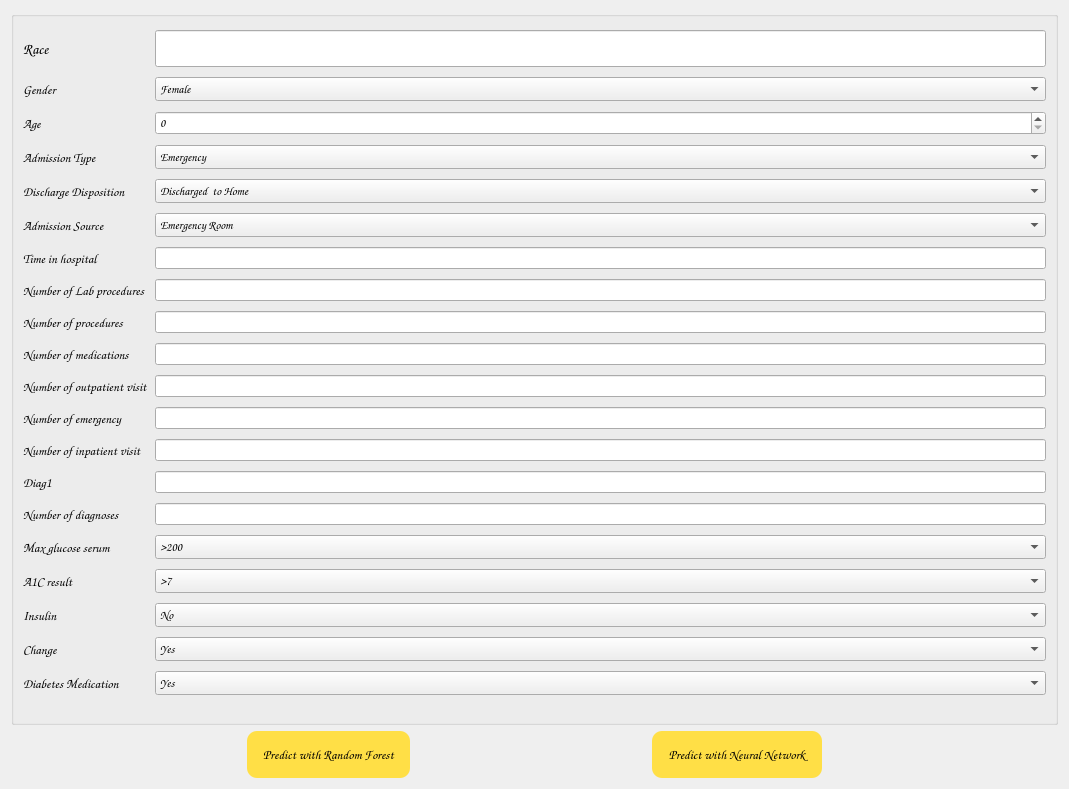
      <widget class="QWidget" name="scrollAreaWidgetContents_2">
       <property name="geometry">
        <rect>
         <x>0</x>
         <y>0</y>
         <width>1069</width>
         <height>789</height>
        </rect>
       </property>
       <layout class="QGridLayout" name="gridLayout_6">
        <item row="0" column="0" colspan="5">
         <layout class="QGridLayout" name="gridLayout_5">
          <item row="2" column="0">
           <widget class="QGroupBox" name="groupBox">
            <property name="font">
             <font>
              <family>Comic Sans MS</family>
              <pointsize>18</pointsize>
              <weight>75</weight>
              <italic>true</italic>
              <bold>true</bold>
             </font>
            </property>
            <property name="autoFillBackground">
             <bool>false</bool>
            </property>
            <property name="styleSheet">
             <string notr="true">color:rgb(255, 0, 127);</string>
            </property>
            <property name="title">
             <string/>
            </property>
            <property name="alignment">
             <set>Qt::AlignCenter</set>
            </property>
            <property name="flat">
             <bool>false</bool>
            </property>
            <layout class="QGridLayout" name="gridLayout_4">
             <item row="0" column="1">
              <widget class="QLineEdit" name="lineEdit_race">
               <property name="font">
                <font>
                 <pointsize>19</pointsize>
                </font>
               </property>
               <property name="styleSheet">
                <string notr="true"/>
               </property>
               <property name="text">
                <string/>
               </property>
               <property name="cursorMoveStyle">
                <enum>Qt::LogicalMoveStyle</enum>
               </property>
              </widget>
             </item>
             <item row="1" column="0">
              <widget class="QLabel" name="label_25">
               <property name="font">
                <font>
                 <family>Comic Sans MS</family>
                 <pointsize>10</pointsize>
                </font>
               </property>
               <property name="styleSheet">
                <string notr="true">color:black;</string>
               </property>
               <property name="text">
                <string>Gender</string>
               </property>
              </widget>
             </item>
             <item row="0" column="0">
              <widget class="QLabel" name="label_24">
               <property name="font">
                <font>
                 <family>Comic Sans MS</family>
                 <pointsize>11</pointsize>
                </font>
               </property>
               <property name="styleSheet">
                <string notr="true">color:black;</string>
               </property>
               <property name="text">
                <string>Race</string>
               </property>
              </widget>
             </item>
             <item row="1" column="1">
              <widget class="QComboBox" name="comboBox_gender">
               <property name="font">
                <font>
                 <family>Comic Sans MS</family>
                 <pointsize>9</pointsize>
                </font>
               </property>
               <property name="styleSheet">
                <string notr="true">color:black;
</string>
               </property>
               <property name="sizeAdjustPolicy">
                <enum>QComboBox::AdjustToContents</enum>
               </property>
               <item>
                <property name="text">
                 <string>Female</string>
                </property>
               </item>
               <item>
                <property name="text">
                 <string>Male</string>
                </property>
               </item>
              </widget>
             </item>
             <item row="2" column="0">
              <widget class="QLabel" name="label_26">
               <property name="font">
                <font>
                 <family>Comic Sans MS</family>
                 <pointsize>10</pointsize>
                </font>
               </property>
               <property name="styleSheet">
                <string notr="true">color:black;</string>
               </property>
               <property name="text">
                <string>Age</string>
               </property>
              </widget>
             </item>
             <item row="3" column="0">
              <widget class="QLabel" name="label_27">
               <property name="font">
                <font>
                 <family>Comic Sans MS</family>
                 <pointsize>10</pointsize>
                </font>
               </property>
               <property name="styleSheet">
                <string notr="true">color:black;</string>
               </property>
               <property name="text">
                <string>Admission Type</string>
               </property>
              </widget>
             </item>
             <item row="3" column="1">
              <widget class="QComboBox" name="comboBox_admissionType">
               <property name="font">
                <font>
                 <family>Comic Sans MS</family>
                 <pointsize>9</pointsize>
                </font>
               </property>
               <property name="styleSheet">
                <string notr="true">color:black;</string>
               </property>
               <item>
                <property name="text">
                 <string>Emergency</string>
                </property>
               </item>
               <item>
                <property name="text">
                 <string>Urgent</string>
                </property>
               </item>
               <item>
                <property name="text">
                 <string>Elective</string>
                </property>
               </item>
               <item>
                <property name="text">
                 <string>Newborn</string>
                </property>
               </item>
               <item>
                <property name="text">
                 <string>Not Available</string>
                </property>
               </item>
               <item>
                <property name="text">
                 <string>Trauma Center</string>
                </property>
               </item>
               <item>
                <property name="text">
                 <string>Not Mapped</string>
                </property>
               </item>
              </widget>
             </item>
             <item row="4" column="0">
              <widget class="QLabel" name="label_28">
               <property name="font">
                <font>
                 <family>Comic Sans MS</family>
                 <pointsize>10</pointsize>
                </font>
               </property>
               <property name="styleSheet">
                <string notr="true">color:black;</string>
               </property>
               <property name="text">
                <string>Discharge Disposition</string>
               </property>
              </widget>
             </item>
             <item row="4" column="1">
              <widget class="QComboBox" name="comboBox_discharge">
               <property name="font">
                <font>
                 <family>Comic Sans MS</family>
                 <pointsize>9</pointsize>
                </font>
               </property>
               <property name="styleSheet">
                <string notr="true">color:black

</string>
               </property>
               <item>
                <property name="text">
                 <string>Discharged  to Home</string>
                </property>
               </item>
               <item>
                <property name="text">
                 <string>Discharged to Other</string>
                </property>
               </item>
              </widget>
             </item>
             <item row="5" column="0">
              <widget class="QLabel" name="label_29">
               <property name="font">
                <font>
                 <family>Comic Sans MS</family>
                 <pointsize>10</pointsize>
                </font>
               </property>
               <property name="styleSheet">
                <string notr="true">color:black;</string>
               </property>
               <property name="text">
                <string>Admission Source</string>
               </property>
              </widget>
             </item>
             <item row="2" column="1">
              <widget class="QSpinBox" name="spinBox_age">
               <property name="font">
                <font>
                 <family>Comic Sans MS</family>
                 <pointsize>9</pointsize>
                </font>
               </property>
               <property name="styleSheet">
                <string notr="true">
color:black;</string>
               </property>
              </widget>
             </item>
             <item row="5" column="1">
              <widget class="QComboBox" name="comboBox_admissionSource">
               <property name="font">
                <font>
                 <family>Comic Sans MS</family>
                 <pointsize>9</pointsize>
                </font>
               </property>
               <property name="styleSheet">
                <string notr="true">color:black;</string>
               </property>
               <item>
                <property name="text">
                 <string>Emergency Room</string>
                </property>
               </item>
               <item>
                <property name="text">
                 <string>Physician/Clinic Referral </string>
                </property>
               </item>
               <item>
                <property name="text">
                 <string>Other Source</string>
                </property>
               </item>
              </widget>
             </item>
             <item row="7" column="1">
              <widget class="QLineEdit" name="lineEdit_numLab"/>
             </item>
             <item row="11" column="0">
              <widget class="QLabel" name="label_35">
               <property name="font">
                <font>
                 <family>Comic Sans MS</family>
                 <pointsize>10</pointsize>
                </font>
               </property>
               <property name="styleSheet">
                <string notr="true">color:black;</string>
               </property>
               <property name="text">
                <string>Number of emergency</string>
               </property>
              </widget>
             </item>
             <item row="9" column="1">
              <widget class="QLineEdit" name="lineEdit_numMed"/>
             </item>
             <item row="7" column="0">
              <widget class="QLabel" name="label_31">
               <property name="font">
                <font>
                 <family>Comic Sans MS</family>
                 <pointsize>10</pointsize>
                </font>
               </property>
               <property name="styleSheet">
                <string notr="true">color:black;</string>
               </property>
               <property name="text">
                <string>Number of Lab procedures</string>
               </property>
              </widget>
             </item>
             <item row="9" column="0">
              <widget class="QLabel" name="label_33">
               <property name="font">
                <font>
                 <family>Comic Sans MS</family>
                 <pointsize>10</pointsize>
                </font>
               </property>
               <property name="styleSheet">
                <string notr="true">color:black;</string>
               </property>
               <property name="text">
                <string>Number of medications</string>
               </property>
              </widget>
             </item>
             <item row="10" column="1">
              <widget class="QLineEdit" name="lineEdit_numOut"/>
             </item>
             <item row="12" column="0">
              <widget class="QLabel" name="label_36">
               <property name="font">
                <font>
                 <family>Comic Sans MS</family>
                 <pointsize>10</pointsize>
                </font>
               </property>
               <property name="styleSheet">
                <string notr="true">color:black;</string>
               </property>
               <property name="text">
                <string>Number of inpatient visit</string>
               </property>
              </widget>
             </item>
             <item row="6" column="0">
              <widget class="QLabel" name="label_30">
               <property name="font">
                <font>
                 <family>Comic Sans MS</family>
                 <pointsize>10</pointsize>
                </font>
               </property>
               <property name="styleSheet">
                <string notr="true">color:black;</string>
               </property>
               <property name="text">
                <string>Time in hospital</string>
               </property>
              </widget>
             </item>
             <item row="6" column="1">
              <widget class="QLineEdit" name="lineEdit_timeHospital"/>
             </item>
             <item row="8" column="0">
              <widget class="QLabel" name="label_32">
               <property name="font">
                <font>
                 <family>Comic Sans MS</family>
                 <pointsize>10</pointsize>
                </font>
               </property>
               <property name="styleSheet">
                <string notr="true">color:black;</string>
               </property>
               <property name="text">
                <string>Number of procedures</string>
               </property>
              </widget>
             </item>
             <item row="8" column="1">
              <widget class="QLineEdit" name="lineEdit_numPro"/>
             </item>
             <item row="10" column="0">
              <widget class="QLabel" name="label_34">
               <property name="font">
                <font>
                 <family>Comic Sans MS</family>
                 <pointsize>10</pointsize>
                </font>
               </property>
               <property name="styleSheet">
                <string notr="true">color:black;</string>
               </property>
               <property name="text">
                <string>Number of outpatient visit</string>
               </property>
              </widget>
             </item>
             <item row="12" column="1">
              <widget class="QLineEdit" name="lineEdit_numIn"/>
             </item>
             <item row="11" column="1">
              <widget class="QLineEdit" name="lineEdit_numEmer"/>
             </item>
             <item row="18" column="0">
              <widget class="QLabel" name="label_42">
               <property name="font">
                <font>
                 <family>Comic Sans MS</family>
                 <pointsize>10</pointsize>
                </font>
               </property>
               <property name="styleSheet">
                <string notr="true">color:black;</string>
               </property>
               <property name="text">
                <string>Change</string>
               </property>
              </widget>
             </item>
             <item row="13" column="1">
              <widget class="QLineEdit" name="lineEdit_diag1"/>
             </item>
             <item row="17" column="0">
              <widget class="QLabel" name="label_41">
               <property name="font">
                <font>
                 <family>Comic Sans MS</family>
                 <pointsize>10</pointsize>
                </font>
               </property>
               <property name="styleSheet">
                <string notr="true">color:black;</string>
               </property>
               <property name="text">
                <string>Insulin</string>
               </property>
              </widget>
             </item>
             <item row="17" column="1">
              <widget class="QComboBox" name="comboBox_insulin">
               <property name="font">
                <font>
                 <family>Comic Sans MS</family>
                 <pointsize>9</pointsize>
                </font>
               </property>
               <property name="styleSheet">
                <string notr="true">color:black;
</string>
               </property>
               <item>
                <property name="text">
                 <string>No</string>
                </property>
               </item>
               <item>
                <property name="text">
                 <string>Up</string>
                </property>
               </item>
               <item>
                <property name="text">
                 <string>Steady</string>
                </property>
               </item>
               <item>
                <property name="text">
                 <string>Down</string>
                </property>
               </item>
              </widget>
             </item>
             <item row="14" column="0">
              <widget class="QLabel" name="label_38">
               <property name="font">
                <font>
                 <family>Comic Sans MS</family>
                 <pointsize>10</pointsize>
                </font>
               </property>
               <property name="styleSheet">
                <string notr="true">color:black;</string>
               </property>
               <property name="text">
                <string>Number of diagnoses</string>
               </property>
              </widget>
             </item>
             <item row="15" column="1">
              <widget class="QComboBox" name="comboBox_maxGlu">
               <property name="font">
                <font>
                 <family>Comic Sans MS</family>
                 <pointsize>9</pointsize>
                </font>
               </property>
               <property name="styleSheet">
                <string notr="true">color:black;</string>
               </property>
               <item>
                <property name="text">
                 <string>&gt;200</string>
                </property>
               </item>
               <item>
                <property name="text">
                 <string>&gt;300</string>
                </property>
               </item>
               <item>
                <property name="text">
                 <string>None</string>
                </property>
               </item>
               <item>
                <property name="text">
                 <string>Normal</string>
                </property>
               </item>
              </widget>
             </item>
             <item row="16" column="1">
              <widget class="QComboBox" name="comboBox_a1c">
               <property name="font">
                <font>
                 <family>Comic Sans MS</family>
                 <pointsize>9</pointsize>
                </font>
               </property>
               <property name="styleSheet">
                <string notr="true">color:black;</string>
               </property>
               <item>
                <property name="text">
                 <string>&gt;7</string>
                </property>
               </item>
               <item>
                <property name="text">
                 <string>&gt;8</string>
                </property>
               </item>
               <item>
                <property name="text">
                 <string>None</string>
                </property>
               </item>
               <item>
                <property name="text">
                 <string>Normal</string>
                </property>
               </item>
              </widget>
             </item>
             <item row="15" column="0">
              <widget class="QLabel" name="label_39">
               <property name="font">
                <font>
                 <family>Comic Sans MS</family>
                 <pointsize>10</pointsize>
                </font>
               </property>
               <property name="styleSheet">
                <string notr="true">color:black;</string>
               </property>
               <property name="text">
                <string>Max glucose serum</string>
               </property>
              </widget>
             </item>
             <item row="13" column="0">
              <widget class="QLabel" name="label_37">
               <property name="font">
                <font>
                 <family>Comic Sans MS</family>
                 <pointsize>10</pointsize>
                </font>
               </property>
               <property name="styleSheet">
                <string notr="true">color:black;</string>
               </property>
               <property name="text">
                <string>Diag1</string>
               </property>
              </widget>
             </item>
             <item row="19" column="0">
              <widget class="QLabel" name="label_43">
               <property name="font">
                <font>
                 <family>Comic Sans MS</family>
                 <pointsize>10</pointsize>
                </font>
               </property>
               <property name="styleSheet">
                <string notr="true">color:black;</string>
               </property>
               <property name="text">
                <string>Diabetes Medication</string>
               </property>
              </widget>
             </item>
             <item row="14" column="1">
              <widget class="QLineEdit" name="lineEdit_numDiag"/>
             </item>
             <item row="16" column="0">
              <widget class="QLabel" name="label_40">
               <property name="font">
                <font>
                 <family>Comic Sans MS</family>
                 <pointsize>10</pointsize>
                </font>
               </property>
               <property name="styleSheet">
                <string notr="true">color:black;</string>
               </property>
               <property name="text">
                <string>A1C result</string>
               </property>
              </widget>
             </item>
             <item row="18" column="1">
              <widget class="QComboBox" name="comboBox_change">
               <property name="font">
                <font>
                 <family>Comic Sans MS</family>
                 <pointsize>9</pointsize>
                </font>
               </property>
               <property name="styleSheet">
                <string notr="true">color:back;</string>
               </property>
               <item>
                <property name="text">
                 <string>Yes</string>
                </property>
               </item>
               <item>
                <property name="text">
                 <string>No</string>
                </property>
               </item>
              </widget>
             </item>
             <item row="19" column="1">
              <widget class="QComboBox" name="comboBox_diabetesMed">
               <property name="font">
                <font>
                 <family>Comic Sans MS</family>
                 <pointsize>9</pointsize>
                </font>
               </property>
               <property name="styleSheet">
                <string notr="true">color:black;</string>
               </property>
               <item>
                <property name="text">
                 <string>Yes</string>
                </property>
               </item>
               <item>
                <property name="text">
                 <string>No</string>
                </property>
               </item>
              </widget>
             </item>
            </layout>
           </widget>
          </item>
         </layout>
        </item>
        <item row="1" column="0">
         <spacer name="horizontalSpacer_2">
          <property name="orientation">
           <enum>Qt::Horizontal</enum>
          </property>
          <property name="sizeHint" stdset="0">
           <size>
            <width>205</width>
            <height>20</height>
           </size>
          </property>
         </spacer>
        </item>
        <item row="1" column="1">
         <widget class="QPushButton" name="pushButton_predictRF">
          <property name="font">
           <font>
            <family>Comic Sans MS</family>
            <pointsize>10</pointsize>
           </font>
          </property>
          <property name="styleSheet">
           <string notr="true">background-color:#ffdf46;
border-width:1px;
border-radius:10px;
padding:15px;
min-width:10px;
color:black;


</string>
          </property>
          <property name="text">
           <string>Predict with Random Forest</string>
          </property>
         </widget>
        </item>
        <item row="1" column="2">
         <spacer name="horizontalSpacer_3">
          <property name="orientation">
           <enum>Qt::Horizontal</enum>
          </property>
          <property name="sizeHint" stdset="0">
           <size>
            <width>206</width>
            <height>20</height>
           </size>
          </property>
         </spacer>
        </item>
        <item row="1" column="3">
         <widget class="QPushButton" name="pushButton_predictNN">
          <property name="palette">
           <palette>
            <active>
             <colorrole role="WindowText">
              <brush brushstyle="SolidPattern">
               <color alpha="255">
                <red>0</red>
                <green>0</green>
                <blue>0</blue>
               </color>
              </brush>
             </colorrole>
             <colorrole role="Button">
              <brush brushstyle="SolidPattern">
               <color alpha="255">
                <red>255</red>
                <green>223</green>
                <blue>70</blue>
               </color>
              </brush>
             </colorrole>
             <colorrole role="Text">
              <brush brushstyle="SolidPattern">
               <color alpha="255">
                <red>0</red>
                <green>0</green>
                <blue>0</blue>
               </color>
              </brush>
             </colorrole>
             <colorrole role="ButtonText">
              <brush brushstyle="SolidPattern">
               <color alpha="255">
                <red>0</red>
                <green>0</green>
                <blue>0</blue>
               </color>
              </brush>
             </colorrole>
             <colorrole role="Base">
              <brush brushstyle="SolidPattern">
               <color alpha="255">
                <red>255</red>
                <green>223</green>
                <blue>70</blue>
               </color>
              </brush>
             </colorrole>
             <colorrole role="Window">
              <brush brushstyle="SolidPattern">
               <color alpha="255">
                <red>255</red>
                <green>223</green>
                <blue>70</blue>
               </color>
              </brush>
             </colorrole>
            </active>
            <inactive>
             <colorrole role="WindowText">
              <brush brushstyle="SolidPattern">
               <color alpha="255">
                <red>0</red>
                <green>0</green>
                <blue>0</blue>
               </color>
              </brush>
             </colorrole>
             <colorrole role="Button">
              <brush brushstyle="SolidPattern">
               <color alpha="255">
                <red>255</red>
                <green>223</green>
                <blue>70</blue>
               </color>
              </brush>
             </colorrole>
             <colorrole role="Text">
              <brush brushstyle="SolidPattern">
               <color alpha="255">
                <red>0</red>
                <green>0</green>
                <blue>0</blue>
               </color>
              </brush>
             </colorrole>
             <colorrole role="ButtonText">
              <brush brushstyle="SolidPattern">
               <color alpha="255">
                <red>0</red>
                <green>0</green>
                <blue>0</blue>
               </color>
              </brush>
             </colorrole>
             <colorrole role="Base">
              <brush brushstyle="SolidPattern">
               <color alpha="255">
                <red>255</red>
                <green>223</green>
                <blue>70</blue>
               </color>
              </brush>
             </colorrole>
             <colorrole role="Window">
              <brush brushstyle="SolidPattern">
               <color alpha="255">
                <red>255</red>
                <green>223</green>
                <blue>70</blue>
               </color>
              </brush>
             </colorrole>
            </inactive>
            <disabled>
             <colorrole role="WindowText">
              <brush brushstyle="SolidPattern">
               <color alpha="255">
                <red>0</red>
                <green>0</green>
                <blue>0</blue>
               </color>
              </brush>
             </colorrole>
             <colorrole role="Button">
              <brush brushstyle="SolidPattern">
               <color alpha="255">
                <red>255</red>
                <green>223</green>
                <blue>70</blue>
               </color>
              </brush>
             </colorrole>
             <colorrole role="Text">
              <brush brushstyle="SolidPattern">
               <color alpha="255">
                <red>0</red>
                <green>0</green>
                <blue>0</blue>
               </color>
              </brush>
             </colorrole>
             <colorrole role="ButtonText">
              <brush brushstyle="SolidPattern">
               <color alpha="255">
                <red>0</red>
                <green>0</green>
                <blue>0</blue>
               </color>
              </brush>
             </colorrole>
             <colorrole role="Base">
              <brush brushstyle="SolidPattern">
               <color alpha="255">
                <red>255</red>
                <green>223</green>
                <blue>70</blue>
               </color>
              </brush>
             </colorrole>
             <colorrole role="Window">
              <brush brushstyle="SolidPattern">
               <color alpha="255">
                <red>255</red>
                <green>223</green>
                <blue>70</blue>
               </color>
              </brush>
             </colorrole>
            </disabled>
           </palette>
          </property>
          <property name="font">
           <font>
            <family>Comic Sans MS</family>
            <pointsize>10</pointsize>
            <weight>50</weight>
            <italic>false</italic>
            <bold>false</bold>
           </font>
          </property>
          <property name="styleSheet">
           <string notr="true">
background-color:#ffdf46;
border-radius:10px;
padding:15px;
min-width:10px;
color:black;
</string>
          </property>
          <property name="text">
           <string>Predict with Neural Network</string>
          </property>
          <property name="autoRepeatDelay">
           <number>298</number>
          </property>
         </widget>
        </item>
        <item row="1" column="4">
         <spacer name="horizontalSpacer_4">
          <property name="orientation">
           <enum>Qt::Horizontal</enum>
          </property>
          <property name="sizeHint" stdset="0">
           <size>
            <width>205</width>
            <height>20</height>
           </size>
          </property>
         </spacer>
        </item>
       </layout>
      </widget>
